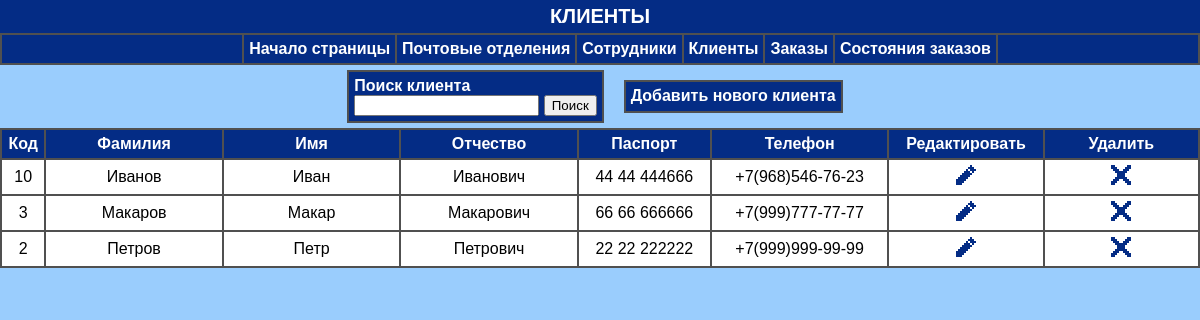
The page /clients/clientsPage.php on the database as committed earlier.
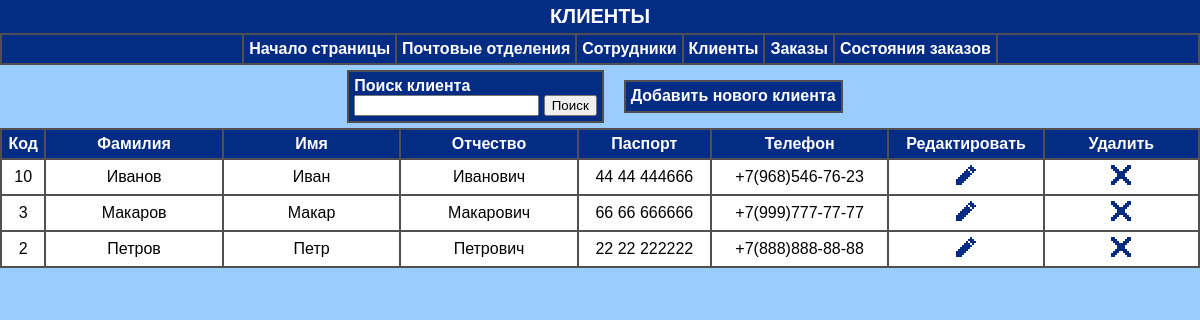
The same page on the database as committed later.
### tables this page shows
CREATE TABLE IF NOT EXISTS `clients` (
  `clientID` int(11) unsigned NOT NULL AUTO_INCREMENT,
  `clientLastName` varchar(50) NOT NULL,
  `clientFirstName` varchar(20) NOT NULL,
  `clientPatronymic` varchar(20) NOT NULL,
  `clientPassport` varchar(20) NOT NULL,
  `clientPhone` varchar(20) NOT NULL,
  PRIMARY KEY (`clientID`)
);

### functions_db.php (called while the page is built, shortened)
<?php
$link = false;
function get_all_clients_info()
{
    global $link;
    $res = mysqli_query($link, "SELECT * FROM clients ORDER BY clientLastName");
    return mysqli_fetch_all($res, MYSQLI_ASSOC);
}
?>

### clients/clientsPage.php (the view, shortened to what this page needs)
<?php
include "../functions_db.php";
$clients_info = get_all_clients_info();
?>
<!DOCTYPE html>
<html lang = "en">
<head>
    <link rel = "stylesheet" href = "clientsPageStyle.css">
</head>
<body>
    <section class = "beginning", id='home'>
        <div class = "title_text">КЛИЕНТЫ</div>
    </section>
    <div class="nav">
        <ul>
            <li><a href="#home">Начало страницы</a></li>
            <li><a href="../departments/departmentsPage.php">Почтовые отделения</a></li>
            <li><a href="../workers/workersPage.php">Сотрудники</a></li>
            <li><a href="../clients/clientsPage.php">Клиенты</a></li>
            <li><a href="../orders/ordersPage.php">Заказы</a></li>
            <li><a href="../tabPartOrders/statusOrderPage.php">Состояния заказов</a></li>
        </ul>
    </div>
    <section class = "add_and_find_client">
        <div class = searchdiv>
            <form action="searchResultClientPage.php" method="GET">
                <div><label for="search_term">Поиск клиента</label></div>
                <div><input type="text" id="search_term" name="search_term" required>
                <button type="submit">Поиск</button></div>
            </form>
        </div>
        <div class = "add_client_button">
            <a href = "clientAddPage.php">Добавить нового клиента</a>
        </div>
    </section>
    <div class = "table">
        <table>
            <thead><th>Код</th><th>Фамилия</th><th>Имя</th><th>Отчество</th><th>Паспорт</th><th>Телефон</th><th>Редактировать</th><th>Удалить</th></thead>
            <?php
                for($i = 0; $i < count($clients_info); $i++)
                {
                    $client_id = $clients_info[$i]["clientID"];
                    $client_last_name = $clients_info[$i]["clientLastName"];
                    $client_first_name = $clients_info[$i]["clientFirstName"];
                    $client_patronymic = $clients_info[$i]["clientPatronymic"];
                    $client_passport = $clients_info[$i]["clientPassport"];
                    $client_phone_number = $clients_info[$i]["clientPhone"];
                    echo "<tr><td>$client_id</td>
                    <td>$client_last_name</td>
                    <td>$client_first_name</td>
                    <td>$client_patronymic</td>
                    <td>$client_passport</td>
                    <td>$client_phone_number</td>
                    <td><a href = clientEditPage.php?clientEditById=$client_id><img src = '../Resources/edit.png'</a></td>
                    <td><a href = clientDeleteByIdController.php?clientDelById=$client_id><img src = '../Resources/cross.png'</a></td></tr>";
                }
            ?>
        </table>
    </div>
</body>
</html>

Rows that differ between the two databases and show on the page:
changed clients "Петров": clientPhone "+7(999)999-99-99" → "+7(888)888-88-88"
